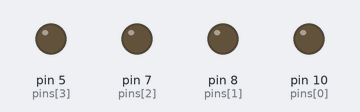
Recording of a sketch running on a simulated Arduino Uno, built with avr-gcc and run on an emulated ATmega328P. On the bench: output pins drawn as LEDs (lit = HIGH).

Above: at 0.12 s.
At 0.62 s:
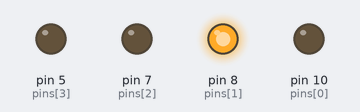
At 1.12 s:
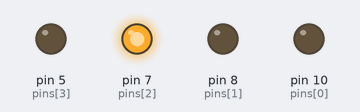
At 2.37 s:
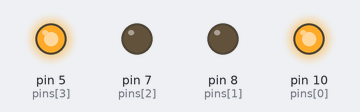
At 3.62 s:
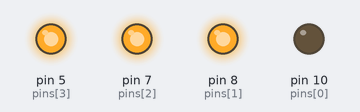
At 4.87 s:
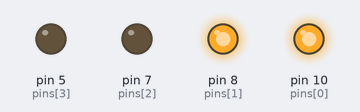
Timing chart, 0 to 5.2 s (numbered marks = the images above):
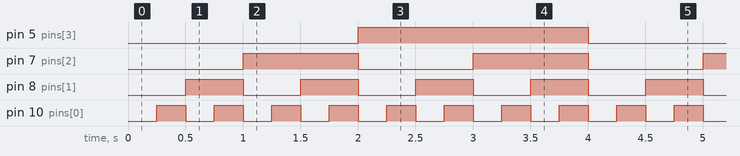

Measured:
- by itself, pin 5 (pins[3]): alternates HIGH for 2.0 s and LOW for 2.0 s
- by itself, pin 7 (pins[2]): alternates HIGH for 1.0 s and LOW for 1.0 s
- by itself, pin 8 (pins[1]): alternates HIGH for 0.50 s and LOW for 0.50 s
- by itself, pin 10 (pins[0]): alternates HIGH for 0.25 s and LOW for 0.25 s

The sketch:

binary_counter.ino
```cpp
/*
 * Daniel Song
 * February 23, 2019
 * 4-bit binary counter+display that optionally uses a switch to step the counter
 */

// number of bits to display
const int BITS = 4;
// number of binary numbers to display per second
const int NUMS_PER_SECOND = 4;
// whether to use the switch or not
const bool USE_SWITCH = false;

// array of pins to display the number on
const int pins[BITS] = { 10, 8, 7, 5 };
// pin that the switch is connected to
const int switchPin = 12;

// current number to display
int num = 0;
// stores the last state of the switch, used to detect transitions from LOW to HIGH
bool lastSwitchState = LOW;
bool curSwitchState = LOW;

void setup() {
  // setup all LED pins as output
  for (int i = 0; i < BITS; i++)
    pinMode(pins[i], OUTPUT);
}

// helper function that displays the number on the binary display
void displayBinary(int numToDisplay) {
  // gets bit i from numToDisplay and displays it on the corresponding LED (pins[i])
  for (int i = 0; i < BITS; i++)
    digitalWrite(pins[i], bitRead(numToDisplay, i));
}

void loop() {
  // display the number
  displayBinary(num);

  // uses the switch to increase the number instead of automatically increasing
  if (USE_SWITCH) {
    // read switch state
    curSwitchState = digitalRead(switchPin);

    // only increment if the switch goes from LOW to HIGH
    if (curSwitchState == HIGH && lastSwitchState == LOW) {
      // increment the number
      num++;

      // brief delay to prevent bouncing of the switch
      delay(10);
    }

    // update last switch state
    lastSwitchState = curSwitchState;
  } else {
    // automatically increase the number to display
    num++;

    // delay to make the numbers display at the desired NUMS_PER_SECOND
    delay(1000 / NUMS_PER_SECOND);
  }
}
```
